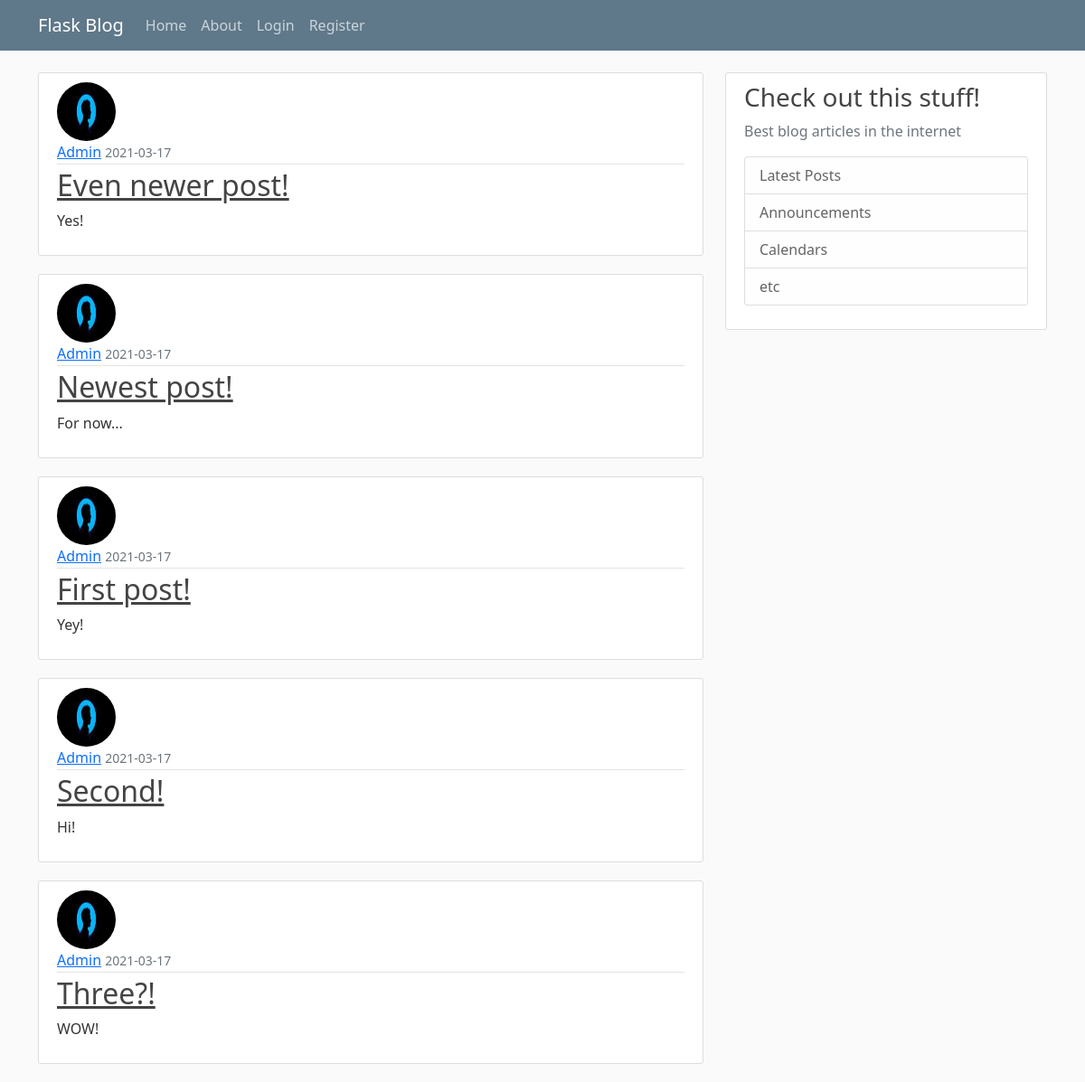
The page /home on the database its author committed.
### flaskblog/models.py (models this page shows, shortened)
class Post(db.Model):
    id = db.Column(db.Integer, primary_key=True)
    title = db.Column(db.String(100), nullable=False)
    date_posted = db.Column(db.DateTime, nullable=False, default="datetime.now()")
    content = db.Column(db.Text, nullable=False)
    user_id = db.Column(db.Integer, db.ForeignKey('user.id'), nullable=False)

class User(db.Model, UserMixin):
    id = db.Column(db.Integer, primary_key=True)
    username = db.Column(db.String(20), unique=True, nullable=False)
    email = db.Column(db.String(120), unique=True, nullable=False)
    image_file = db.Column(db.String(20), nullable=False,
                           default='default.jpg')
    password = db.Column(db.String(60), nullable=False)
    posts = db.relationship('Post', backref='author', lazy=True)

### flaskblog/routes.py (the view)
@app.route('/')
@app.route('/home')
def home():
    page = request.args.get('page', 1, type=int)
    posts = Post.query.order_by(Post.date_posted.desc()).paginate(page=page, per_page=5)
    return render_template('home.html', posts=posts)

### flaskblog/templates/home.html
{% extends "layout.html" %}
{% block content %}
    {% for post in posts %}
        <article class="media content-section">
          <img class="rounded-circle article-img" src="{{ url_for('static', filename='profile_pics/' + post.author.image_file) }}">
          <div class="media-body">
            <div class="article-metadata">
              <a class="mr-2" href="#">{{ post.author.username }}</a>
              <small class="text-muted">{{ post.date_posted.strftime('%Y-%m-%d') }}</small>
            </div>
            <h2><a class="article-title" href="{{ url_for('post', post_id=post.id) }}">{{ post.title }}</a></h2>
            <p class="article-content">{{ post.content }}</p>
          </div>
        </article>
    {% endfor %}
{% endblock content %}

### flaskblog/static/main.css (style rules this page uses)
body { background: #fafafa; color: #333333; margin-top: 5rem; word-break:break-all; }
h1, h2, h3, h4, h5, h6 { color: #444444; }
.content-section { background: #ffffff; padding: 10px 20px; border: 1px solid #dddddd; border-radius: 3px; margin-bottom: 20px; }
.article-title { color: #444444; }
.article-content { white-space: pre-line; }
.article-img { height: 65px; width: 65px; margin-right: 16px; }
.article-metadata { padding-bottom: 1px; margin-bottom: 4px; border-bottom: 1px solid #e3e3e3 }

### rows shown on the page
Post: image_file (picture), author.username "Admin", date_posted "2021-03-17", title "Even newer post!", content "Yes!"
Post: image_file (picture), author.username "Admin", date_posted "2021-03-17", title "Newest post!", content "For now..."
Post: image_file (picture), author.username "Admin", date_posted "2021-03-17", title "First post!", content "Yey!"
Post: image_file (picture), author.username "Admin", date_posted "2021-03-17", title "Second!", content "Hi!"
Post: image_file (picture), author.username "Admin", date_posted "2021-03-17", title "Three?!", content "WOW!"
